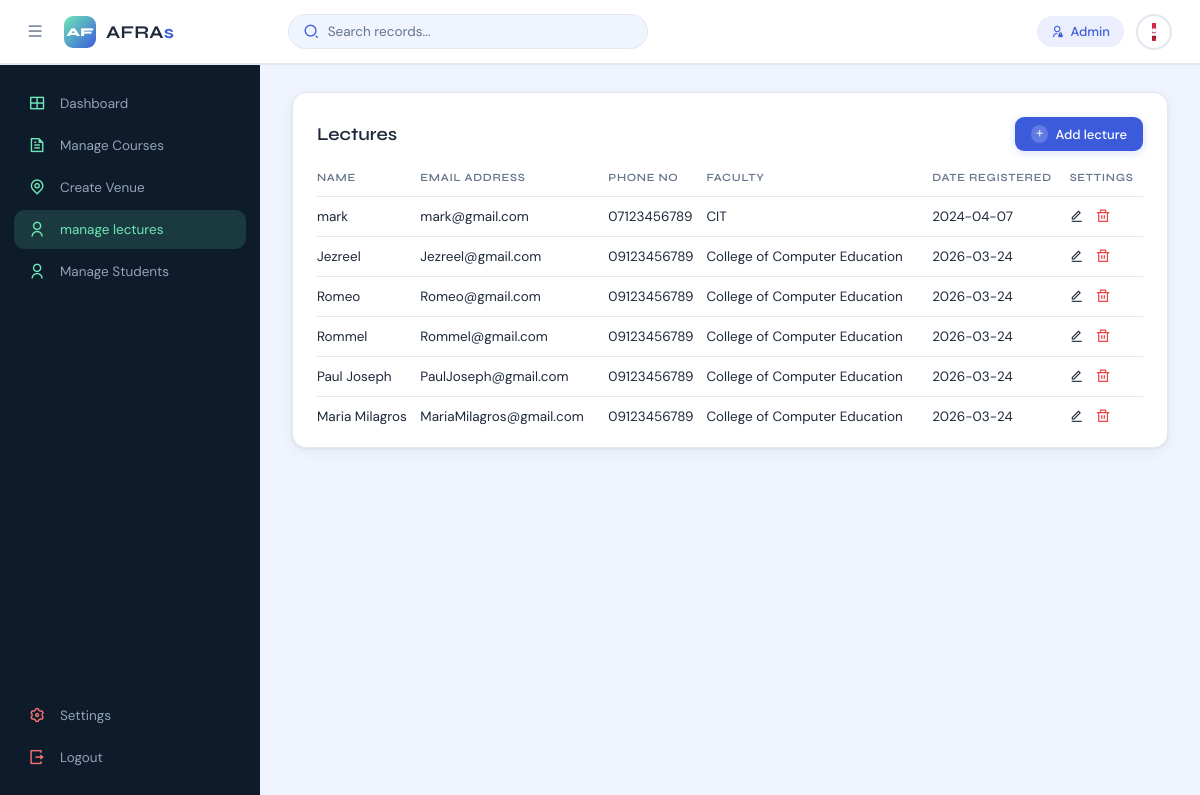
Screenshot of /manage-lecture (signed in) with the database file from the repository.
### tables this page shows
CREATE TABLE `lecture` (
  `Id` int(10) NOT NULL,
  `firstName` varchar(255) NOT NULL,
  `lastName` varchar(255) NOT NULL,
  `emailAddress` varchar(255) NOT NULL,
  `password` varchar(255) NOT NULL,
  `phoneNo` varchar(50) NOT NULL,
  `facultyCode` varchar(50) NOT NULL,
  `dateCreated` varchar(50) NOT NULL
);

### resources/lib/php_functions.php (called while the page is built, shortened)
<?php
function fetch($sql)
{
    global $pdo;
    $stmt = $pdo->query($sql);
    $result = $stmt->fetchAll(PDO::FETCH_ASSOC);
    return $result;
}

### resources/pages/administrator/manage-lecture.php (the view, shortened to what this page needs)
<!DOCTYPE html>
<html lang="en">
<head>
    <link rel="stylesheet" href="resources/assets/css/styles.css">
    <link rel="stylesheet" href="https://cdnjs.cloudflare.com/ajax/libs/font-awesome/6.5.1/css/all.min.css">
    <link href="https://cdnjs.cloudflare.com/ajax/libs/remixicon/4.2.0/remixicon.css" rel="stylesheet">
</head>
<body>
    <?php include "Includes/topbar.php"; ?>
    <section class=main>
        <?php include "Includes/sidebar.php"; ?>
        <div class="main--content">
            <div class="table-container">
                <div class="title" id="showButton">
                    <h2 class="section--title">Lectures</h2>
                    <button class="add"><i class="ri-add-line"></i>Add lecture</button>
                </div>
                <div class="table">
                    <table>
                        <thead>
                            <tr>
                                <th>Name</th>
                                <th>Email Address</th>
                                <th>Phone No</th>
                                <th>Faculty</th>
                                <th>Date Registered</th>
                                <th>Settings</th>
                            </tr>
                        </thead>
                        <tbody>
                            <tr>
                                <?php
                                $sql = "SELECT * FROM lecture";
                                $result = fetch($sql);
                                if ($result) {
                                    foreach ($result as $row) {
                                        echo "<tr id='rowlecture{$row["Id"]}'>";
                                        echo "<td>" . $row["firstName"] . "</td>";
                                        echo "<td>" . $row["emailAddress"] . "</td>";
                                        echo "<td>" . $row["phoneNo"] . "</td>";
                                        echo "<td>" . $row["facultyCode"] . "</td>";
                                        echo "<td>" . $row["dateCreated"] . "</td>";
                                        echo "<td>
                                            <span><i class='ri-edit-line edit-lecture'
                                                data-id='{$row["Id"]}'
                                                data-firstname='{$row["firstName"]}'
                                                data-lastname='{$row["lastName"]}'
                                                data-email='{$row["emailAddress"]}'
                                                data-phone='{$row["phoneNo"]}'
                                                data-faculty='{$row["facultyCode"]}'
                                                style='cursor:pointer; margin-right:8px;'></i></span>
                                            <span><i class='ri-delete-bin-line delete' data-id='{$row["Id"]}' data-name='lecture'></i></span>
                                        </td>";
                                        echo "</tr>";
                                    }
                                } else {
                                    echo "<tr><td colspan='6'>No records found</td></tr>";
                                }
                                ?>
                        </tbody>
                    </table>
                </div>
            </div>
    </section>
</body>
</html>

### resources/assets/css/styles.css (style rules this page uses)
:root { --bg: #F0F4FF; --bg-white: #FFFFFF; --sidebar-bg: #0D1B2A; --sidebar-text: #94A3B8; --sidebar-active-bg: rgba(110,231,183,0.15); --sidebar-active-text: #6EE7B7; --accent: #3B5BDB; --accent-light: rgba(59,91,219,0.10); --accent-hover: #2f4dc4; --success: #10B981; --danger: #EF4444; --warning: #F59E0B; --text: #1E293B; --text-muted: #64748B; --border: #E2E8F0; --header-h: 64px; --sidebar-w: 260px; --sidebar-collapsed: 72px; --radius: 14px; --shadow: 0 1px 3px rgba(0,0,0,0.06), 0 4px 16px rgba(0,0,0,0.05); --shadow-md: 0 4px 24px rgba(0,0,0,0.10); }
* { margin: 0; padding: 0; box-sizing: border-box; }
body { font-family: 'DM Sans', sans-serif; background-color: var(--bg); color: var(--text); width: 100%; font-size: 14px; }
.main { position: relative; width: 100%; min-height: calc(100vh - var(--header-h)); display: flex; }
.main--content { margin-left: var(--sidebar-w); flex: 1; padding: 28px 32px; transition: margin-left 0.3s cubic-bezier(0.4,0,0.2,1); min-height: calc(100vh - var(--header-h)); }
.title { display: flex; align-items: center; justify-content: space-between; margin-bottom: 16px; margin-top: 4px; }
.section--title { font-family: 'Syne', sans-serif; font-size: 18px; font-weight: 600; color: var(--text); }
.add { display: inline-flex; align-items: center; gap: 7px; padding: 8px 16px; outline: none; border: none; background: var(--accent); color: #fff; border-radius: 9px; font-family: 'DM Sans', sans-serif; font-size: 13px; font-weight: 500; cursor: pointer; transition: background 0.15s, box-shadow 0.15s, transform 0.1s; box-shadow: 0 2px 8px rgba(59,91,219,0.2); }
.add i { background: rgba(255,255,255,0.2); border-radius: 50%; padding: 3px; font-size: 11px; color: #fff; margin-right: 0; }
.table-container { background: var(--bg-white); border-radius: var(--radius); border: 1px solid var(--border); padding: 20px 24px; margin-bottom: 24px; box-shadow: var(--shadow); }
.table { height: 260px; overflow-y: auto; }
table { width: 100%; text-align: left; border-collapse: collapse; }
thead { position: sticky; top: 0; background: var(--bg-white); }
thead th { font-family: 'Syne', sans-serif; font-size: 11px; font-weight: 600; text-transform: uppercase; letter-spacing: 0.7px; color: var(--text-muted); padding-bottom: 12px; padding-top: 4px; border-bottom: 1px solid var(--border); }
tr { border-bottom: 1px solid var(--border); }
tr:last-child { border-bottom: none; }
td, th { padding-block: 11px; }
td { color: var(--text); font-size: 13.5px; }
.delete { color: var(--danger); font-size: 15px; cursor: pointer; }

### rows the page displays
lecture: firstName "mark", emailAddress "mark@gmail.com", phoneNo "07123456789", facultyCode "CIT", dateCreated "2024-04-07"
lecture: firstName "Jezreel", emailAddress "Jezreel@gmail.com", phoneNo "09123456789", facultyCode "College of Computer Education", dateCreated "2026-03-24"
lecture: firstName "Romeo", emailAddress "Romeo@gmail.com", phoneNo "09123456789", facultyCode "College of Computer Education", dateCreated "2026-03-24"
lecture: firstName "Rommel", emailAddress "Rommel@gmail.com", phoneNo "09123456789", facultyCode "College of Computer Education", dateCreated "2026-03-24"
lecture: firstName "Paul Joseph", emailAddress "PaulJoseph@gmail.com", phoneNo "09123456789", facultyCode "College of Computer Education", dateCreated "2026-03-24"
lecture: firstName "Maria Milagros", emailAddress "MariaMilagros@gmail.com", phoneNo "09123456789", facultyCode "College of Computer Education", dateCreated "2026-03-24"

### other values shown
$logged_in->name "Admin"
